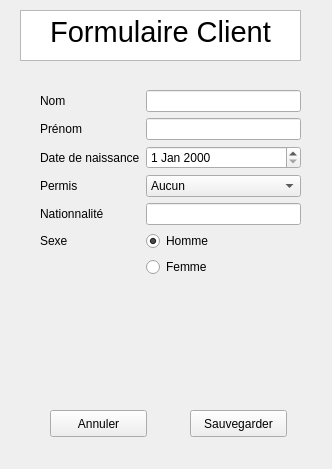
<?xml version="1.0" encoding="UTF-8"?>
<ui version="4.0">
 <class>FormClient</class>
 <widget class="QWidget" name="FormClient">
  <property name="geometry">
   <rect>
    <x>0</x>
    <y>0</y>
    <width>332</width>
    <height>469</height>
   </rect>
  </property>
  <property name="windowTitle">
   <string>Formulaire client</string>
  </property>
  <widget class="QPushButton" name="pushButton">
   <property name="geometry">
    <rect>
     <x>50</x>
     <y>410</y>
     <width>97</width>
     <height>27</height>
    </rect>
   </property>
   <property name="text">
    <string>Annuler</string>
   </property>
  </widget>
  <widget class="QPushButton" name="pushButton_2">
   <property name="geometry">
    <rect>
     <x>190</x>
     <y>410</y>
     <width>97</width>
     <height>27</height>
    </rect>
   </property>
   <property name="text">
    <string>Sauvegarder</string>
   </property>
  </widget>
  <widget class="QWidget" name="layoutWidget">
   <property name="geometry">
    <rect>
     <x>40</x>
     <y>90</y>
     <width>261</width>
     <height>261</height>
    </rect>
   </property>
   <layout class="QFormLayout" name="formLayout">
    <item row="0" column="0">
     <widget class="QLabel" name="label">
      <property name="text">
       <string>Nom</string>
      </property>
     </widget>
    </item>
    <item row="0" column="1">
     <widget class="QLineEdit" name="nom_cl"/>
    </item>
    <item row="2" column="1">
     <widget class="QLineEdit" name="prenom_cl"/>
    </item>
    <item row="4" column="1">
     <widget class="QDateEdit" name="dateEdit"/>
    </item>
    <item row="6" column="1">
     <widget class="QComboBox" name="comboBox">
      <item>
       <property name="text">
        <string>Aucun</string>
       </property>
      </item>
      <item>
       <property name="text">
        <string>Permis côtier</string>
       </property>
      </item>
      <item>
       <property name="text">
        <string>Hauturier</string>
       </property>
      </item>
     </widget>
    </item>
    <item row="8" column="1">
     <widget class="QLineEdit" name="natio_cl"/>
    </item>
    <item row="2" column="0">
     <widget class="QLabel" name="label_2">
      <property name="text">
       <string>Prénom</string>
      </property>
     </widget>
    </item>
    <item row="6" column="0">
     <widget class="QLabel" name="label_4">
      <property name="text">
       <string>Permis</string>
      </property>
     </widget>
    </item>
    <item row="4" column="0">
     <widget class="QLabel" name="label_3">
      <property name="text">
       <string>Date de naissance</string>
      </property>
     </widget>
    </item>
    <item row="8" column="0">
     <widget class="QLabel" name="label_5">
      <property name="text">
       <string>Nationnalité</string>
      </property>
     </widget>
    </item>
    <item row="10" column="0">
     <widget class="QLabel" name="label_6">
      <property name="text">
       <string>Sexe</string>
      </property>
     </widget>
    </item>
    <item row="10" column="1">
     <widget class="QRadioButton" name="radioButton">
      <property name="text">
       <string>Homme</string>
      </property>
      <property name="checked">
       <bool>true</bool>
      </property>
     </widget>
    </item>
    <item row="11" column="1">
     <widget class="QRadioButton" name="radioButton_2">
      <property name="text">
       <string>Femme</string>
      </property>
      <property name="checked">
       <bool>false</bool>
      </property>
     </widget>
    </item>
   </layout>
  </widget>
  <widget class="QTextBrowser" name="textBrowser">
   <property name="geometry">
    <rect>
     <x>20</x>
     <y>10</y>
     <width>281</width>
     <height>51</height>
    </rect>
   </property>
   <property name="html">
    <string>&lt;!DOCTYPE HTML PUBLIC &quot;-//W3C//DTD HTML 4.0//EN&quot; &quot;http://www.w3.org/TR/REC-html40/strict.dtd&quot;&gt;
&lt;html&gt;&lt;head&gt;&lt;meta name=&quot;qrichtext&quot; content=&quot;1&quot; /&gt;&lt;style type=&quot;text/css&quot;&gt;
p, li { white-space: pre-wrap; }
&lt;/style&gt;&lt;/head&gt;&lt;body style=&quot; font-family:'Ubuntu'; font-size:11pt; font-weight:400; font-style:normal;&quot;&gt;
&lt;p align=&quot;center&quot; style=&quot; margin-top:0px; margin-bottom:0px; margin-left:0px; margin-right:0px; -qt-block-indent:0; text-indent:0px;&quot;&gt;&lt;span style=&quot; font-size:22pt;&quot;&gt;Formulaire Client&lt;/span&gt;&lt;/p&gt;&lt;/body&gt;&lt;/html&gt;</string>
   </property>
  </widget>
 </widget>
 <resources/>
 <connections/>
</ui>
